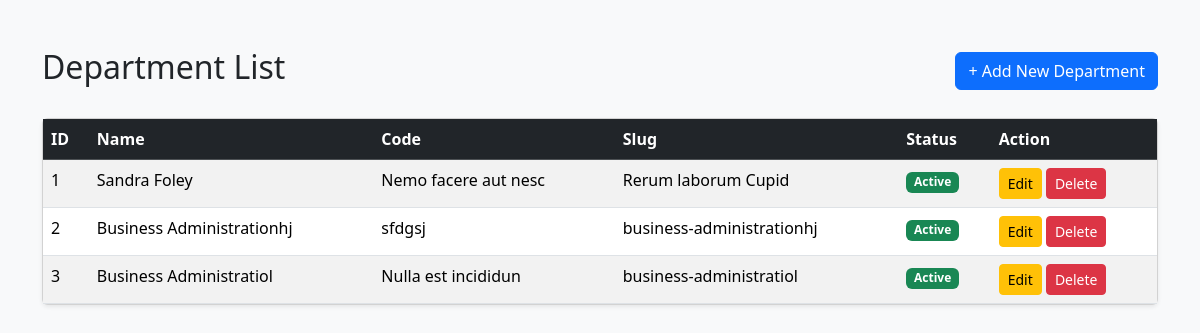
Page /departments/index.php on the committed database.
### tables this page shows
CREATE TABLE `department` (
  `id` int UNSIGNED NOT NULL,
  `department_name` varchar(150) NOT NULL,
  `department_code` varchar(50) NOT NULL,
  `slug` varchar(150) NOT NULL,
  `status` tinyint(1) NOT NULL DEFAULT '1' COMMENT '1=Active, 0=Inactive',
  `created_at` timestamp NULL DEFAULT CURRENT_TIMESTAMP,
  `updated_at` timestamp NULL DEFAULT CURRENT_TIMESTAMP ON UPDATE CURRENT_TIMESTAMP
);

### departments/index.php (the view, shortened to what this page needs)
<?php
require_once "../config/database.php";
$query = "SELECT * FROM department ORDER BY id DESC";
$result = mysqli_query($conn, $query);
?>
<!DOCTYPE html>
<html lang="bn">
<head>
    <link href="https://cdn.jsdelivr.net/npm/bootstrap@5.3.3/dist/css/bootstrap.min.css" rel="stylesheet">
</head>
<body class="bg-light">
<div class="container py-5">
    <div class="d-flex justify-content-between align-items-center mb-4">
        <h2>Department List</h2>
        <a href="create.php" class="btn btn-primary">+ Add New Department</a>
    </div>
    <div class="card shadow-sm">
        <div class="card-body p-0">
            <table class="table table-striped table-hover mb-0">
                <thead class="table-dark">
                <tr>
                    <th>ID</th>
                    <th>Name</th>
                    <th>Code</th>
                    <th>Slug</th>
                    <th>Status</th>
                    <th>Action</th>
                </tr>
                </thead>
                <tbody>
                <?php
                    $sl = 1;
                ?>
                <?php if (mysqli_num_rows($result) > 0): ?>
                    <?php while ($row = mysqli_fetch_assoc($result)): ?>
                        <tr>
                            <td><?= $sl++ ?></td>
                            <td><?= htmlspecialchars($row['department_name']) ?></td>
                            <td><?= htmlspecialchars($row['department_code']) ?></td>
                            <td><?= htmlspecialchars($row['slug']) ?></td>
                            <td>
                                <?php if ($row['status'] == 1): ?>
                                    <span class="badge bg-success">Active</span>
                                <?php else: ?>
                                    <span class="badge bg-secondary">Inactive</span>
                                <?php endif; ?>
                            </td>
                            <td>
                                <a href="edit.php?id=<?= $row['id'] ?>" class="btn btn-sm btn-warning">Edit</a>
                                <a href="delete.php?id=<?= $row['id'] ?>" class="btn btn-sm btn-danger" onclick="return confirm('Are you sure?')">Delete</a>
                            </td>
                        </tr>
                    <?php endwhile; ?>
                <?php else: ?>
                    <tr>
                        <td colspan="6" class="text-center py-3">No departments found.</td>
                    </tr>
                <?php endif; ?>
                </tbody>
            </table>
        </div>
    </div>
</div>
</body>
</html>

### rows in the picture
department: department_name "Sandra Foley", department_code "Nemo facere aut nesc", slug "Rerum laborum Cupid", status "Active"
department: department_name "Business Administrationhj", department_code "sfdgsj", slug "business-administrationhj", status "Active"
department: department_name "Business Administratiol", department_code "Nulla est incididun", slug "business-administratiol", status "Active"
